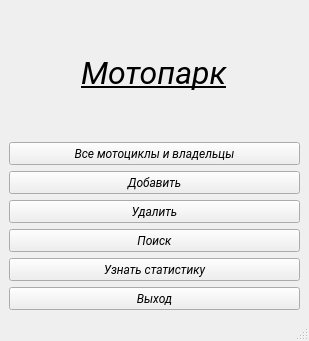
<?xml version="1.0" encoding="UTF-8"?>
<ui version="4.0">
 <class>MainWin</class>
 <widget class="QMainWindow" name="MainWin">
  <property name="geometry">
   <rect>
    <x>0</x>
    <y>0</y>
    <width>309</width>
    <height>341</height>
   </rect>
  </property>
  <property name="font">
   <font>
    <family>Roboto</family>
    <italic>true</italic>
   </font>
  </property>
  <property name="windowTitle">
   <string>Мотопарк</string>
  </property>
  <widget class="QWidget" name="centralwidget">
   <layout class="QGridLayout" name="gridLayout">
    <item row="0" column="1">
     <widget class="QLabel" name="label">
      <property name="font">
       <font>
        <family>Terminus</family>
        <pointsize>24</pointsize>
        <weight>50</weight>
        <italic>true</italic>
        <bold>false</bold>
        <underline>true</underline>
       </font>
      </property>
      <property name="text">
       <string>Мотопарк</string>
      </property>
     </widget>
    </item>
    <item row="1" column="0" colspan="3">
     <layout class="QVBoxLayout" name="verticalLayout">
      <item>
       <widget class="QPushButton" name="btnPrintAll">
        <property name="text">
         <string>Все мотоциклы и владельцы</string>
        </property>
        <property name="icon">
         <iconset>
          <normaloff>../../Загрузки/5b19c51e1cd2c684cf9a401053aa2dbe-Photoroom.png-Photoroom.png</normaloff>../../Загрузки/5b19c51e1cd2c684cf9a401053aa2dbe-Photoroom.png-Photoroom.png</iconset>
        </property>
        <property name="iconSize">
         <size>
          <width>32</width>
          <height>32</height>
         </size>
        </property>
       </widget>
      </item>
      <item>
       <widget class="QPushButton" name="btnAdd">
        <property name="text">
         <string>Добавить</string>
        </property>
        <property name="icon">
         <iconset>
          <normaloff>../../Загрузки/1828819.png</normaloff>../../Загрузки/1828819.png</iconset>
        </property>
       </widget>
      </item>
      <item>
       <widget class="QPushButton" name="btnDelete">
        <property name="text">
         <string>Удалить</string>
        </property>
        <property name="icon">
         <iconset>
          <normaloff>../../Загрузки/3946884.png</normaloff>../../Загрузки/3946884.png</iconset>
        </property>
       </widget>
      </item>
      <item>
       <widget class="QPushButton" name="btnSearch">
        <property name="text">
         <string>Поиск</string>
        </property>
        <property name="icon">
         <iconset>
          <normaloff>../../Загрузки/png-transparent-magnifying-glasses-illustration-magnifying-glass-icon-magnifier-cartoon-glasses-magnifier-thumbnail(1)-Photoroom.png-Photoroom.png</normaloff>../../Загрузки/png-transparent-magnifying-glasses-illustration-magnifying-glass-icon-magnifier-cartoon-glasses-magnifier-thumbnail(1)-Photoroom.png-Photoroom.png</iconset>
        </property>
       </widget>
      </item>
      <item>
       <widget class="QPushButton" name="btnStatictics">
        <property name="text">
         <string>Узнать статистику</string>
        </property>
        <property name="icon">
         <iconset>
          <normaloff>../../Загрузки/3721812.png</normaloff>../../Загрузки/3721812.png</iconset>
        </property>
       </widget>
      </item>
      <item>
       <widget class="QPushButton" name="btnExit">
        <property name="autoFillBackground">
         <bool>false</bool>
        </property>
        <property name="text">
         <string>Выход</string>
        </property>
        <property name="icon">
         <iconset>
          <normaloff>../../Загрузки/Rettungszeichen_Notausgang_Links_(alt).svg.png</normaloff>../../Загрузки/Rettungszeichen_Notausgang_Links_(alt).svg.png</iconset>
        </property>
        <property name="iconSize">
         <size>
          <width>32</width>
          <height>16</height>
         </size>
        </property>
       </widget>
      </item>
     </layout>
    </item>
    <item row="0" column="0">
     <spacer name="horizontalSpacer">
      <property name="orientation">
       <enum>Qt::Horizontal</enum>
      </property>
      <property name="sizeHint" stdset="0">
       <size>
        <width>111</width>
        <height>20</height>
       </size>
      </property>
     </spacer>
    </item>
    <item row="0" column="2">
     <spacer name="horizontalSpacer_2">
      <property name="orientation">
       <enum>Qt::Horizontal</enum>
      </property>
      <property name="sizeHint" stdset="0">
       <size>
        <width>110</width>
        <height>20</height>
       </size>
      </property>
     </spacer>
    </item>
   </layout>
  </widget>
  <widget class="QMenuBar" name="menubar">
   <property name="geometry">
    <rect>
     <x>0</x>
     <y>0</y>
     <width>309</width>
     <height>30</height>
    </rect>
   </property>
  </widget>
  <widget class="QStatusBar" name="statusbar"/>
 </widget>
 <resources/>
 <connections>
  <connection>
   <sender>btnExit</sender>
   <signal>clicked()</signal>
   <receiver>MainWin</receiver>
   <slot>close()</slot>
   <hints>
    <hint type="sourcelabel">
     <x>147</x>
     <y>261</y>
    </hint>
    <hint type="destinationlabel">
     <x>159</x>
     <y>162</y>
    </hint>
   </hints>
  </connection>
 </connections>
</ui>
